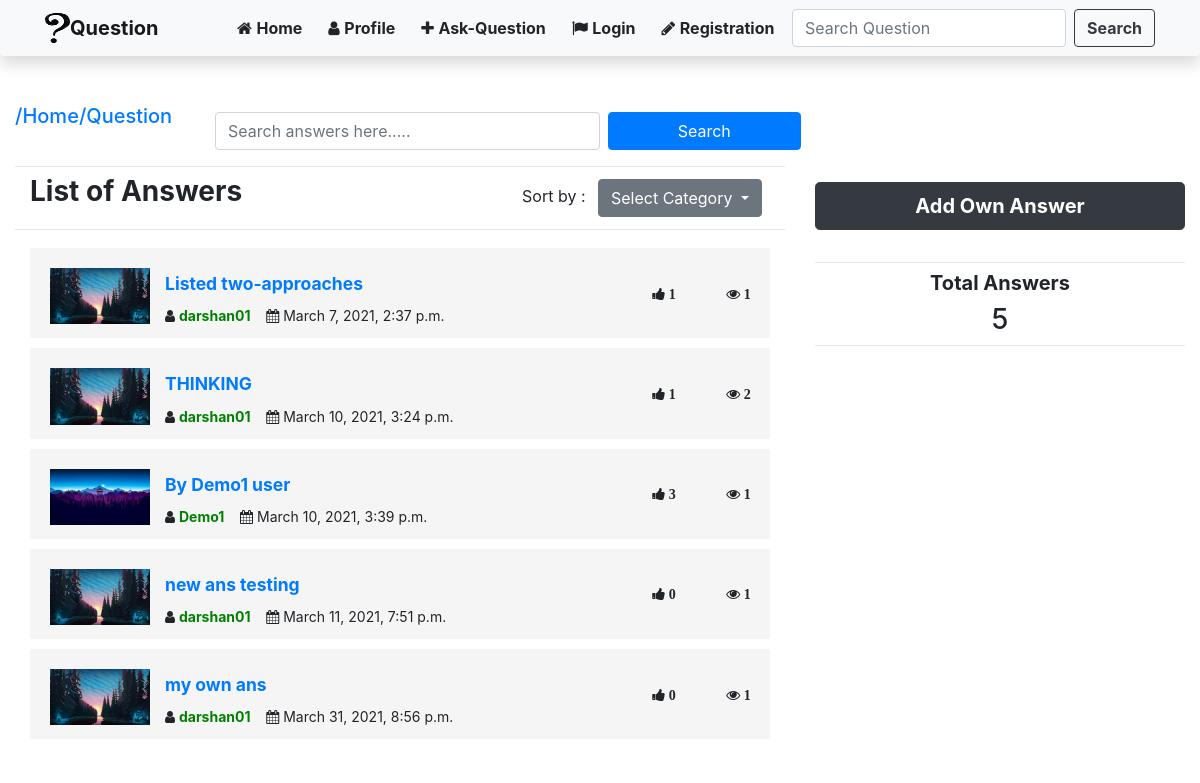
Page /Listanswer/1 on the committed database.
### Question/models.py (models this page shows, shortened)
class Answer(models.Model):
    Qid = models.ForeignKey(Question, on_delete=models.CASCADE, null=True)
    postby = models.ForeignKey(User, on_delete=models.CASCADE, null=True)
    postdate = models.DateTimeField(auto_now_add=True)
    title = models.TextField(null=True)
    description = RichTextField(null=True)
    Tags = TaggableManager(blank=True)
    likes = models.ManyToManyField(User, related_name='ans_like', blank=True)
    views = models.ManyToManyField(
        IpModel, related_name="ans_views", blank=True)
    comment = models.ManyToManyField(
        Comment, related_name='ans_comment', null=True, blank=True)

### Profile/models.py (models this page shows, shortened)
class Profile(models.Model):
    user = models.OneToOneField(User, on_delete=models.CASCADE)
    image = models.ImageField(default='default.jpg', upload_to='Profile_pic')
    gender = models.CharField(choices=GENDER_CHOICES,
                              max_length=10, default='Male')
    Address = models.TextField(null=True, blank=True)
    education = models.TextField(null=True, blank=True)
    skill = TaggableManager(blank=True)
    about = models.TextField(null=True)

### Question/views.py (the view)
# urls.py: path('Listanswer/<int:qid>', views.listAnswer, name='List-Answer'),
def listAnswer(request, qid):
    quest = Question.objects.get(id=qid)
    if request.method == 'GET':
        query = request.GET.get('query')
        if query is None:
            ans = Answer.objects.filter(Qid=quest)
        else:
            ans = Answer.objects.filter(
                title__icontains=query).filter(Qid=quest)
    else:
        ans = Answer.objects.filter(Qid=quest)
    alike = []
    aview = []
    for a in ans:
        alike.append(a.likes.count())
        aview.append(a.views.count())
    mix = zip(ans, alike, aview)
    totalans = ans.count()
    return render(request, 'Questions/ListAnswer.html', {'qid': qid, 'mix': mix, 'totalans': totalans})

### Question/templates/Questions/ListAnswer.html (shortened to what this page needs)
{% extends "Questions/base.html" %}
{% block content %}
<div class="row">
    <div class="col-sm-2">
        <h5><a href="/DetailsQUE/{{qid}}">/Home/Question</a></h5>
    </div>
    <div class="col-sm-8">
        <form class="form-inline my-2 my-lg-2" action="/Listanswer/{{qid}}" method="GET">
            <input type="search" name="query" id="query" class="form-control mr-sm-2 col-sm-6"
                placeholder="Search answers here.....">
            <input type="submit" class="btn btn-primary col-sm-3" value="Search">
        </form>
    </div>
</div>
<div class="row">
    <div class="col-sm-8">
        <hr class="my-2">
        <div class="container">
            <div class="row">
                <div class="col-sm-6 ">
                    <h3 class="display-5 "><b> List of Answers </b></h3>
                </div>
                <div class="col-sm-6 d-flex justify-content-end">
                    <div> Sort by :
                        <div class="btn-group btn-sm">
                            <button type="button" class="btn btn-secondary dropdown-toggle" data-toggle="dropdown"
                                aria-haspopup="true" aria-expanded="false">
                                Select Category
                            </button>
                        </div>
                    </div>
                </div>
            </div>
        </div>
        <hr class="my-2">
        <div id="myDIV">
            <div class="container">
                <div class="row">
                    <div class="col-lg-12">
                        <div class="main-box clearfix">
                            <div class="table-responsive">
                                <table class="table user-list">
                                    <tbody>
                                        {% for q,a,b in mix %}
                                        <tr>
                                            <td>
                                                <img src={{q.postby.profile.image.url}} alt="pic">
                                                <a href="/Listanswer/{{qid}}/DetailsANS/{{q.id}}"
                                                    class="user-link"><label><b>{{q.title}}</b></label></a>
                                                <i class="fa fa-user"></i> <a href="#"
                                                    style="text-decoration: none; color:green"><span
                                                        class="user-subhead"><b>
                                                            {{q.postby}}</b></span></a>&nbsp;&nbsp;&nbsp;
                                                <i class="fa fa-calendar"></i> <span> {{q.postdate}}</span>
                                            </td>
                                            <td style="width: 10%;">
                                                <i class="fa fa-thumbs-up"> <b> {{a}}</b></i>
                                            </td>
                                            <td style="width: 7%;">
                                                <i class="fa fa-eye"> <b> {{b}}</b></i>
                                            </td>
                                        </tr>
                                        {% endfor %}
                                    </tbody>
                                </table>
                            </div>
                        </div>
                    </div>
                </div>
            </div>
        </div>
    </div>
    <div class="col-sm-4">
        <br>
        <a href="/ans/{{qid}}" class="btn btn-dark btn-lg btn-block"><b> Add Own Answer </b></a>
        <br>
        <hr class="my-2">
        <h5 style="text-align:center"><b> Total Answers</b> </h5>
        <h3 style="text-align:center"> {{totalans}}</h3>
        <hr class="my-2">
    </div>
</div>
{% endblock content %}

### Question/templates/Questions/ListAnswer.html (style rules this page uses)
.user-list tbody td>img { position: relative; max-width: 100px; float: left; margin-right: 15px; }
.user-list tbody td .user-link { display: block; font-size: 1.25em; padding-top: 3px; margin-left: 60px; }
.table tbody>tr>td { font-size: 0.875em; background: #f5f5f5; border-top: 10px solid #fff; vertical-align: middle; padding: 12px 8px; }
.table tbody>tr>td:first-child, .table thead>tr>th:first-child { padding-left: 20px; padding-top: 20px; }

### rows in the picture
Answer: postby.profile.image (picture), title "Listed two-approaches", postby "darshan01", postdate "March 7, 2021, 2:37 p.m.", a "1", b "1"
Answer: postby.profile.image (picture), title "THINKING", postby "darshan01", postdate "March 10, 2021, 3:24 p.m.", Qid "1", postby "2"
Answer: postby.profile.image (picture), title "By Demo1 user", postby "Demo1", postdate "March 10, 2021, 3:39 p.m.", a "3", Qid "1"
Answer: postby.profile.image (picture), title "new ans testing", postby "darshan01", postdate "March 11, 2021, 7:51 p.m.", a "0", Qid "1"
Answer: postby.profile.image (picture), title "my own ans", postby "darshan01", postdate "March 31, 2021, 8:56 p.m.", a "0", Qid "1"

### other values in the picture
{{ totalans }} "5"
